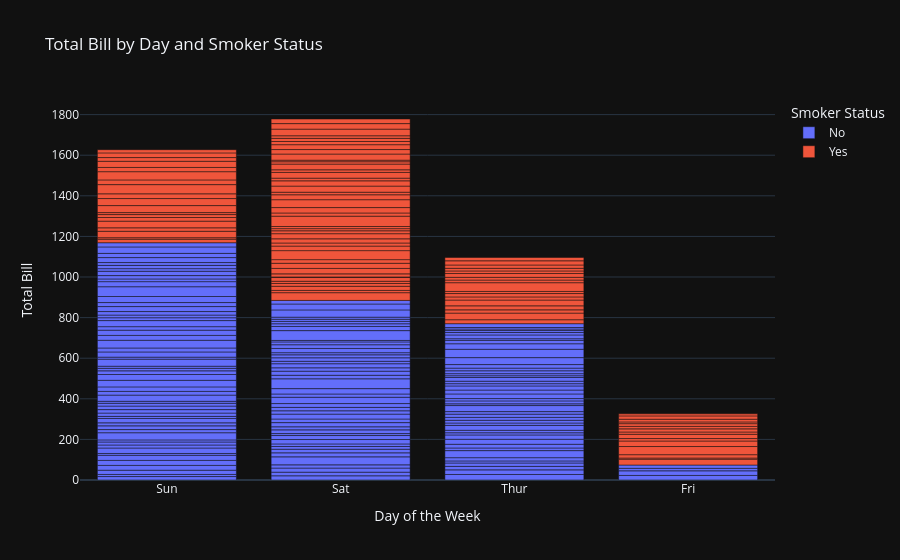

The code cell stored with this chart in its notebook:
### Code cell
px.bar(data_frame=df_tips,x='day',y='total_bill',color='smoker',title='Total Bill by Day and Smoker Status',labels={'day':'Day of the Week','total_bill':'Total Bill','smoker':'Smoker Status'},template='plotly_dark')

### Figure 1 — Plotly figure (JSON) as saved in the notebook; plotly's stock layout.template omitted (floating-point values rounded to 4 significant figures; data arrays with more than 128 entries replaced by an {"elided": "..."} marker saying what was removed)
{"data": [{"alignmentgroup": "True", "hovertemplate": "Smoker Status=No<br>Day of the Week=%{x}<br>Total Bill=%{y}<extra></extra>", "legendgroup": "No", "marker": {"color": "#636efa", "pattern": {"shape": ""}}, "name": "No", "offsetgroup": "No", "orientation": "v", "showlegend": true, "textposition": "auto", "type": "bar", "x": {"elided": "151 str values"}, "xaxis": "x", "y": {"elided": "151 float values"}, "yaxis": "y"}, {"alignmentgroup": "True", "hovertemplate": "Smoker Status=Yes<br>Day of the Week=%{x}<br>Total Bill=%{y}<extra></extra>", "legendgroup": "Yes", "marker": {"color": "#EF553B", "pattern": {"shape": ""}}, "name": "Yes", "offsetgroup": "Yes", "orientation": "v", "showlegend": true, "textposition": "auto", "type": "bar", "x": ["Sat", "Sat", "Sat", "Sat", "Sat", "Sat", "Sat", "Sat", "Sat", "Sat", "Sat", "Thur", "Thur", "Fri", "Fri", "Fri", "Fri", "Fri", "Fri", "Fri", "Fri", "Fri", "Sat", "Sat", "Sat", "Sat", "Sat", "Sat", "Thur", "Sun", "Sat", "Sat", "Sat", "Sat", "Sun", "Sun", "Sun", "Sun", "Sun", "Sun", "Sun", "Sun", "Sun", "Sun", "Sun", "Sun", "Sun", "Sun", "Sun", "Sun", "Sun", "Sun", "Thur", "Thur", "Thur", "Thur", "Thur", "Thur", "Thur", "Thur", "Thur", "Thur", "Thur", "Thur", "Thur", "Thur", "Sat", "Sat", "Sat", "Sat", "Sat", "Sat", "Sat", "Sat", "Sat", "Sat", "Sat", "Sat", "Sat", "Fri", "Fri", "Fri", "Fri", "Fri", "Fri", "Sat", "Sat", "Sat", "Sat", "Sat", "Sat", "Sat", "Sat"], "xaxis": "x", "y": [38.01, 11.24, 20.29, 13.81, 11.02, 18.29, 3.07, 15.01, 26.86, 25.28, 17.92, 19.44, 32.68, 28.97, 5.75, 16.32, 40.17, 27.28, 12.03, 21.01, 11.35, 15.38, 44.3, 22.42, 15.36, 20.49, 25.21, 14.31, 16, 17.51, 10.59, 10.63, 50.81, 15.81, 7.25, 31.85, 16.82, 32.9, 17.89, 14.48, 9.6, 34.63, 34.65, 23.33, 45.35, 23.17, 40.55, 20.9, 30.46, 18.15, 23.1, 15.69, 19.81, 28.44, 15.48, 16.58, 10.34, 43.11, 13, 13.51, 18.71, 12.74, 13, 16.4, 20.53, 16.47, 26.59, 38.73, 24.27, 12.76, 30.06, 25.89, 13.27, 28.17, 12.9, 28.15, 11.59, 7.74, 30.14, 12.16, 13.42, 8.58, 13.42, 16.27, 10.09, 22.12, 24.01, 15.69, 15.53, 12.6, 32.83, 27.18, 22.67], "yaxis": "y"}], "layout": {"barmode": "relative", "legend": {"title": {"text": "Smoker Status"}, "tracegroupgap": 0}, "title": {"text": "Total Bill by Day and Smoker Status"}, "xaxis": {"anchor": "y", "domain": [0, 1], "title": {"text": "Day of the Week"}}, "yaxis": {"anchor": "x", "domain": [0, 1], "title": {"text": "Total Bill"}}}}
